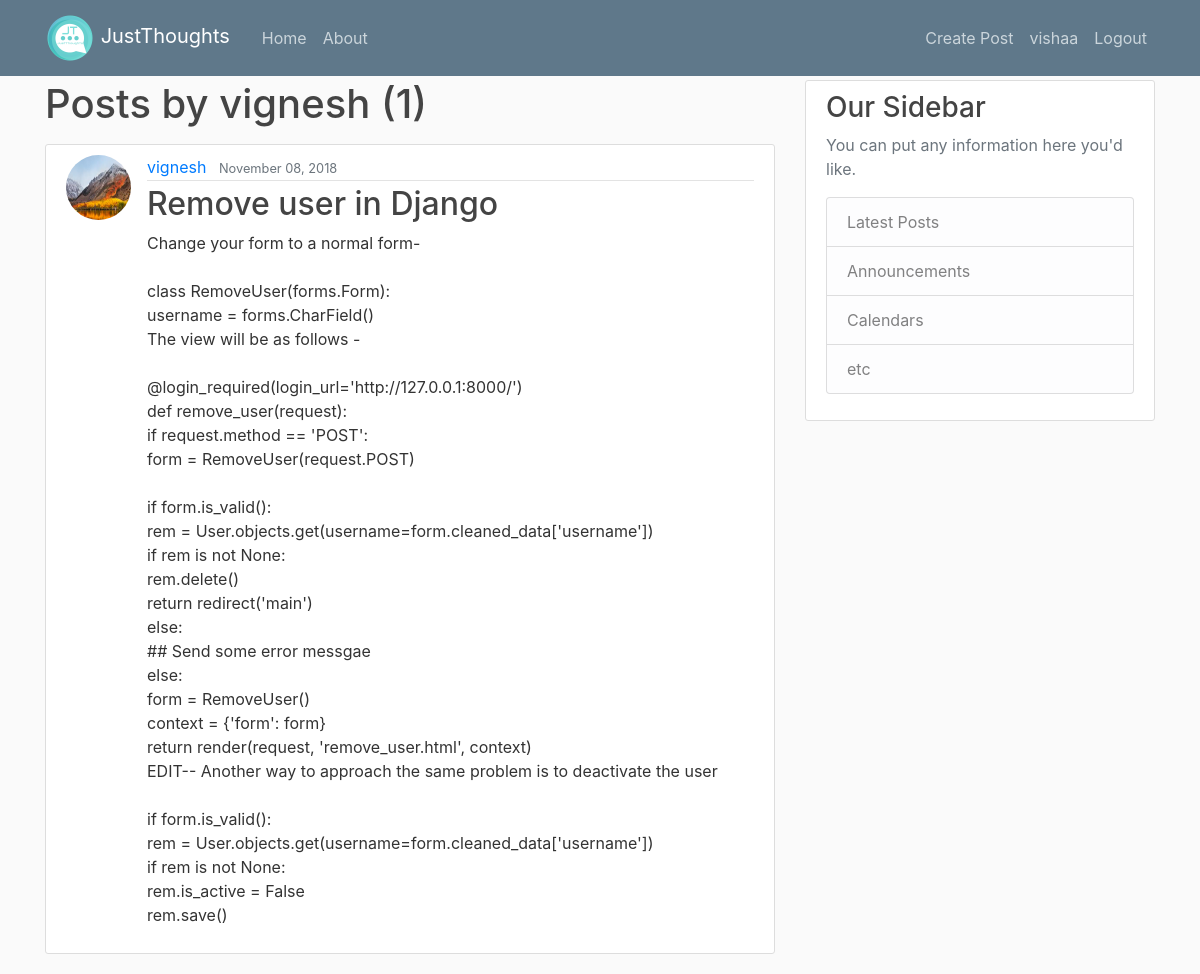
The page /user/vignesh (signed in) on the database its author committed.
### blog/models.py (models this page shows, shortened)
class Post(models.Model):
    title = models.CharField(max_length=120)
    content = models.TextField()
    date_posted = models.DateTimeField(default=timezone.now)
    author = models.ForeignKey(User,on_delete=models.CASCADE)

### users/models.py (models this page shows, shortened)
class Profile(models.Model): # extending the default User model by django
    user = models.OneToOneField(User,on_delete=models.CASCADE)
    image = models.ImageField(default='default.jpg',upload_to='profile_pics')

### blog/views.py (the view)
# urls.py: path('user/<str:username>',UserPostListView.as_view(),name='blog-user-post'),
class UserPostListView(ListView):
    model = Post
    template_name = 'blog/user_posts.html'  # <app>/<model>_<view_type>.html
    context_object_name = 'posts'
    paginate_by = 5
    def get_queryset(self):
        user=get_object_or_404(User,username=self.kwargs.get('username'))
        return Post.objects.filter(author=user).order_by('-date_posted')

### blog/templates/blog/user_posts.html (shortened to what this page needs)
{% extends 'blog/base.html' %}
{% load static %}
{% block content %}
<h1 class="mb-3">Posts by {{ view.kwargs.username }} ({{ page_obj.paginator.count }})</h1>
{% if user.is_authenticated %}
{% for post in posts %}
<article class="media content-section">
  <img class="rounded-circle article-img" src="{{ post.author.profile.image.url }}">
  <div class="media-body">
    <div class="article-metadata">
      <a class="mr-2" href="{% url 'blog-user-post' post.author.username %}">{{ post.author }}</a>
      <small class="text-muted">{{ post.date_posted|date:"F d, Y" }}</small>
    </div>
    <h2><a class="article-title" href="{% url 'blog-post-detail' post.id %}">{{ post.title }}</a></h2>
    <p class="article-content">{{ post.content }}</p>
  </div>
</article>
{% endfor %}
{% else %}
<h1>JustThoughts</h1>
<img src="{% static 'blog/just_thoughts_logo.png' %}">
<p><h4><a href="{% url 'users_login' %}">Login</a> To View Posts </h4></p>
{% endif %}
{% endblock %}

### blog/templates/blog/base.html (shortened to what this page needs)
{% load static %}
<!DOCTYPE html>
<html lang="en">
<head>
    <link rel="stylesheet" href="https://maxcdn.bootstrapcdn.com/bootstrap/4.0.0/css/bootstrap.min.css"
>
    <link rel="stylesheet" type="text/css" href="{% static 'blog/main.css' %}">
</head>
<body>
<header class="site-header">
  <nav class="navbar navbar-expand-md navbar-dark bg-steel fixed-top">
    <div class="container">
     <a class="navbar-brand mr-4" href="{% url 'blog-home' %}">
      <img src="{% static 'blog/just_thoughts_logo.png' %}" class="responsive-img" style='max-height:50px;' alt="JT-logo">
      JustThoughts</a>
      <div class="collapse navbar-collapse" id="navbarToggle">
        <div class="navbar-nav mr-auto">
          <a class="nav-item nav-link" href="{% url 'blog-home' %}">Home</a>
          <a class="nav-item nav-link" href="{% url 'blog-about' %}">About</a>
        </div>
        <div class="navbar-nav">
           {% if user.is_authenticated %}
          <a class="nav-item nav-link" href="{% url 'blog-post-create' %}">Create Post</a>
          <a class="nav-item nav-link" href="{% url 'users_profile' %}">{{ user.username }}</a>
          <a class="nav-item nav-link" href="{% url 'users_logout' %}">Logout</a>
            {% else %}
          <a class="nav-item nav-link" href="{% url 'users_login' %}">Login</a>
          <a class="nav-item nav-link" href="{% url 'users_register' %}">Register</a>
            {% endif %}
        </div>
      </div>
    </div>
  </nav>
</header>
<main role="main" class="container">
  <div class="row">
    <div class="col-md-8">
      {% block content %}{% endblock %}
    </div>
    <div class="col-md-4">
      <div class="content-section">
        <h3>Our Sidebar</h3>
        <p class='text-muted'>You can put any information here you'd like.
          <ul class="list-group">
            <li class="list-group-item list-group-item-light">Latest Posts</li>
            <li class="list-group-item list-group-item-light">Announcements</li>
            <li class="list-group-item list-group-item-light">Calendars</li>
            <li class="list-group-item list-group-item-light">etc</li>
          </ul>
        </p>
      </div>
    </div>
  </div>
</main>
</body>
</html>

### blog/static/blog/main.css (style rules this page uses)
body { background: #fafafa; color: #333333; margin-top: 5rem; }
h1, h2, h3, h4, h5, h6 { color: #444444; }
ul { margin: 0; }
.bg-steel { background-color: #5f788a; }
.site-header .navbar-nav .nav-link { color: #cbd5db; }
.content-section { background: #ffffff; padding: 10px 20px; border: 1px solid #dddddd; border-radius: 3px; margin-bottom: 20px; }
.article-title { color: #444444; }
.article-content { white-space: pre-line; }
.article-img { height: 65px; width: 65px; margin-right: 16px; }
.article-metadata { padding-bottom: 1px; margin-bottom: 4px; border-bottom: 1px solid #e3e3e3 }

### rows shown on the page
Post: author.profile.image (picture), author "vignesh", date_posted "November 08, 2018", title "Remove user in Django", content "Change your form to a normal form- class RemoveUser(forms.Form): username = forms.CharField() The view will be as follows - @login_required(login_url='http://127.0.0.1:8000/') def remove_user(request): if request.method == 'POST': form = RemoveUser(request.POST) if form.is_valid(): rem = User.objects.get(username=form.cleaned_data['username']) if rem is not None: rem.delete() return redirect('main') else: ## Send some error messgae else: form = RemoveUser() context = {'form': form} return render(request, 'remove_user.html', context) EDIT-- Another way to approach the same problem is to deactivate the user if form.is_valid(): rem = User.objects.get(username=form.cleaned_data['username']) if…"

### other values the page prints
{{ user.username }} "vishaa"
{{ view.kwargs.username }} "vignesh"
{{ page_obj.paginator.count }} "1"
